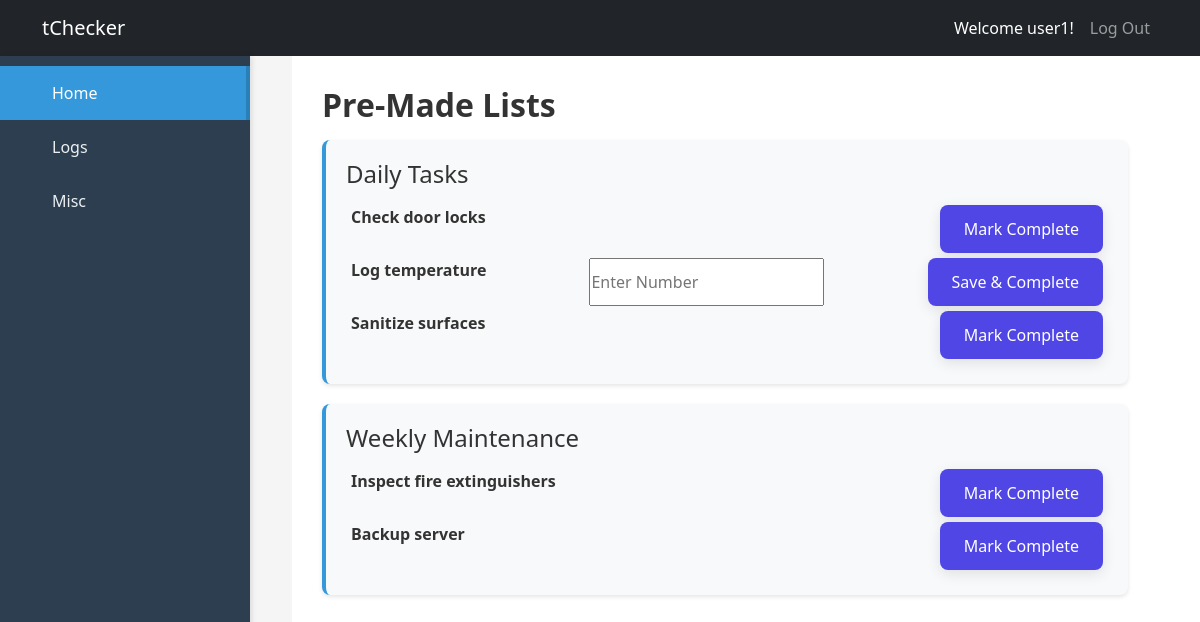
Screenshot of /tasks/dashboard (signed in) with the database file from the repository.
### tCheck/models.py (models this page shows, shortened)
class ListTemplate(db.Model):
    __tablename__ = 'list_template'
    id = db.Column(db.Integer, primary_key=True)
    name = db.Column(db.String(255), nullable=False, unique=True)
    description = db.Column(db.Text)
    creator_id = db.Column(db.Integer, db.ForeignKey('user.id'), nullable=False)
    is_public = db.Column(db.Boolean, default=False)
    items = db.relationship('ListItemTemplate', backref='list_template', lazy=True, order_by='ListItemTemplate.item_order')
    assignments = db.relationship('UserListAssignment', backref='assigned_template', lazy=True)

class ListItemTemplate(db.Model):
    __tablename__ = 'list_item_template'
    id = db.Column(db.Integer, primary_key=True)
    list_template_id = db.Column(db.Integer, db.ForeignKey('list_template.id'), nullable=False)
    description = db.Column(db.Text, nullable=False)
    requires_input = db.Column(db.Boolean, default=False)
    input_type = db.Column(db.String(50)) # e.g., 'text', 'number', 'date'
    item_order = db.Column(db.Integer, nullable=False)
    completed_by_users = db.relationship('UserCompletedItemLog', backref='item_template', lazy=True)

### tCheck/tasks.py (the view)
@bp.route('/dashboard', methods=['GET', 'POST'])
def dashboard():
    lists = []
    publicLists = ListTemplate.query.filter_by(is_public=True).all()
    if not lists:
        mock_public_lists_data = [
            {
                'id': 1,
                'name': 'Daily Habits',
                'description': 'A list of things to do every day to stay productive and healthy.'
            },
            {
                'id': 2,
                'name': 'Weekend Chores',
                'description': 'Tasks for a productive weekend, including home maintenance and errands.'
            },
            {
                'id': 3,
                'name': 'Reading List',
                'description': 'Books I want to read this year, covering various genres and topics.'
            },
            {
                'id': 4,
                'name': 'Project Alpha Milestones',
                'description': 'Key deliverables and deadlines for Project Alpha.'
            }
        ]
        lists = mock_public_lists_data
    return render_template('tasks/dashboard.html',lists=publicLists)

### tCheck/templates/tasks/dashboard.html (shortened to what this page needs)
{% extends 'base.html' %}
{% block content %}
<div class="main-container">
    <div class="sidebar">
        <div class="sidebar-menu">
            <button class="sidebar-btn active" data-target="content1">
                <span>Home</span>
            </button>
            <button class="sidebar-btn" data-target="content2">
                <span>Logs</span>
            </button>
            <button class="sidebar-btn" data-target="content3">
                <span>Misc</span>
            </button>
        </div>
    </div>
    <div class="main-content">
        <div id="content1" class="content-section active">
            <h2>Pre-Made Lists</h2>
            {% if lists %}
            {% for list in lists %}
                <div class="list-container">
                    {% set list_item = list %}
                    {% include 'includes/_list_item.html' %}
                </div>
            {% endfor %}
            {% else %}
                <p>No lists found yet. Create your first list!</p>
                <a href="{{url_for('tasks.create_list')}}" class="btn">Create New List</a>
            {% endif %}
        </div>
    </div>
</div>
{% endblock %}

### tCheck/templates/includes/_list_item.html
<div class="list-item" id="taskList-{{ list_item.id }}">
    <header class="list-item-header">
        <h3 class="list-item-title">{{ list_item.name }}</h3>
    </header>
    <section class="list-item-content">
        {% for item in list_item.items %}
            <article class="list-item-task">
                <p class="task-description"><strong>{{ item.description }}</strong></p>
                {% if item.requires_input %}
                    {% if item.input_type == 'text' %}
                        <input type="text" id="item-{{ item.id }}-input" class="task-input" placeholder="Enter Text">
                    {% elif item.input_type == 'number' %}
                        <input type="number" id="item-{{ item.id }}-input" class="task-input" placeholder="Enter Number">
                    {% elif item.input_type == 'date' %}
                        <input type="date" id="item-{{ item.id }}-input" class="task-input" placeholder="Enter Date">
                    {% else %}
                        <input type="text" id="item-{{ item.id }}-input" class="task-input" placeholder="Enter value">
                    {% endif %}
                    <button class="button-basic task-button" data-item-id="{{ item.id }}">
                        Save & Complete
                    </button>
                {% else %}
                    <button class="button-basic task-button" data-item-id="{{ item.id }}">
                        Mark Complete
                    </button>
                {% endif %}
            </article>
        {% endfor %}
    </section>
</div>

### tCheck/static/css/style.css (style rules this page uses)
* { margin: 0; padding: 0; box-sizing: border-box; }
html, body { margin: 0; padding: 0; height: 100%; overflow-x: hidden; }
:root { --flash-background-color: #6bf0f6; --flash-border-color: #007bff; --flash-border-radius: 4px; --flash-shadow-strength: 0.15; --flash-padding: 1rem 1.5rem; --navbar-height: 56px; --sidebar-width: 250px; --primary-color: #3498db; --primary-hover: #2980b9; --secondary-color: #2c3e50; --secondary-hover: #34495e; --accent-color: #e74c3c; --success-color: #27ae60; --background-light: #f8f9fa; --background-dark: #f5f5f5; --text-primary: #333; --text-light: #ecf0f1; --border-color: #ddd; --shadow-light: rgba(0, 0, 0, 0.1); --shadow-medium: rgba(0, 0, 0, 0.15); }
.main-container { display: flex; min-height: calc(100vh - var(--navbar-height)); background-color: var(--background-dark); margin: 0; padding: 0; }
.sidebar { width: var(--sidebar-width); background-color: var(--secondary-color); color: var(--text-light); padding: 0; box-shadow: 2px 0 5px var(--shadow-light); position: fixed; top: var(--navbar-height); left: 0; height: calc(100vh - var(--navbar-height)); overflow-y: auto; z-index: 1000; }
.sidebar-menu { padding: 10px 0; }
.sidebar-btn { width: 100%; padding: 15px 20px; background: none; border: none; color: var(--text-light); text-align: left; cursor: pointer; transition: all 0.3s ease; display: flex; align-items: center; gap: 12px; font-size: 1rem; }
.sidebar-btn.active { background-color: var(--primary-color); border-right: 4px solid var(--primary-hover); color: white; }
.main-content { flex: 1; margin-left: var(--sidebar-width); padding: 30px; background-color: white; min-height: calc(100vh - var(--navbar-height)); }
.content-section { display: none; animation: fadeIn 0.3s ease-in; }
.content-section.active { display: block; }
.list-container { margin-bottom: 20px; padding: 20px; background-color: var(--background-light); border-radius: 8px; border-left: 4px solid var(--primary-color); box-shadow: 0 2px 4px var(--shadow-light); transition: all 0.3s ease; }
h1, h2, h3, h4, h5, h6 { color: var(--text-primary); margin-bottom: 1rem; }
h2 { font-size: 2rem; font-weight: 600; }
h3 { font-size: 1.5rem; font-weight: 500; }
p { color: var(--text-primary); line-height: 1.6; margin-bottom: 1rem; }
.list-item-task { display: flex; justify-content: space-between; margin: 5px; }
button.task-button { background-color: #4f46e5; color: white; padding: 0.75em 1.5em; border: none; border-radius: 0.5em; font-size: 1rem; font-weight: 500; cursor: pointer; transition: background-color 0.3s ease, transform 0.2s ease; box-shadow: 0 4px 14px rgba(0, 0, 0, 0.1); }

### rows the page displays
ListTemplate: name "Daily Tasks"
ListItemTemplate: description "Check door locks"
ListItemTemplate: description "Log temperature"
ListItemTemplate: description "Sanitize surfaces"
ListTemplate: name "Weekly Maintenance"
ListItemTemplate: description "Inspect fire extinguishers"
ListItemTemplate: description "Backup server"

### other values shown
{{ session["username"] }} "user1"
